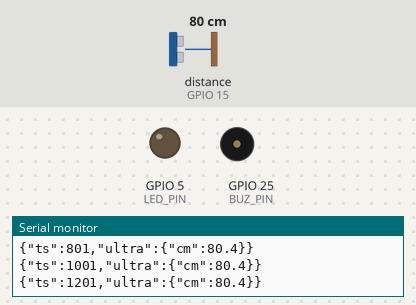
This sketch was run on a simulated ESP32. On the bench: output pins drawn as LEDs (lit = HIGH), buzzer (waves = sounding, pin HIGH), the last lines printed to the serial monitor. Wiring (inferred from the names in the program): ultrasonic range finder: trigger GPIO 4; echo GPIO 15. The inputs (shaded band) are chosen by the test bench; at power-on: distance to the obstacle (sensor on GPIO 15) 80 cm. The echo pulse lasts 58.3 µs per cm; pins used as bus, display or sensor lines are not drawn.

Above: at 1.4 s.
1.5 s: distance to the obstacle (sensor on GPIO 15) set to 53 cm
3.0 s: distance to the obstacle (sensor on GPIO 15) set to 47 cm
At 3.5 s:
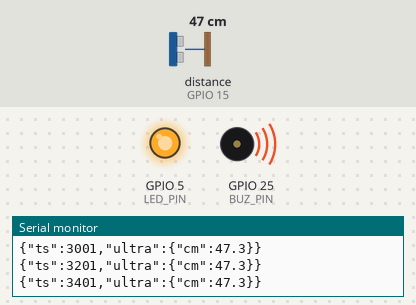
4.5 s: distance to the obstacle (sensor on GPIO 15) set to 60 cm
At 5.8 s:
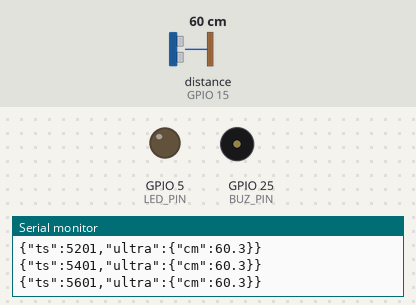
6.1 s: distance to the obstacle (sensor on GPIO 15) set to 2 cm
At 7.1 s:
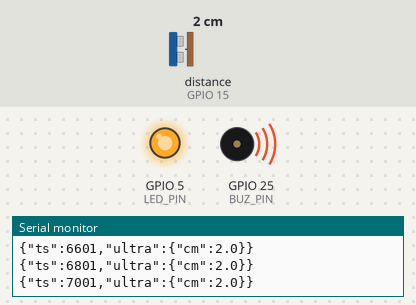
Timing chart, 0 to 8.7 s (numbered marks = the images above; inputs shaded):
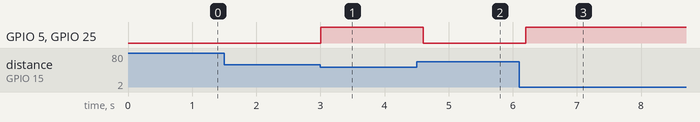

Measured:
- the behaviour switches between 50 and 49 cm on distance to the obstacle (sensor on GPIO 15) (found by bisection; images 0 and 1)
- after the input at 3.0 s, GPIO 5 (LED_PIN), GPIO 25 (BUZ_PIN): LOW → HIGH at once
- after the input at 4.5 s, GPIO 5 (LED_PIN), GPIO 25 (BUZ_PIN): HIGH → LOW after 0.11 s
- after the input at 6.1 s, GPIO 5 (LED_PIN), GPIO 25 (BUZ_PIN): LOW → HIGH after 0.10 s

The sketch:

bag_tracker_copy_20250904094040.ino
```cpp
/*
  ESP32 Ultrasonic Proximity Alarm
  - System always active (no button)
  - Ultrasonic triggers buzzer + LED if object < 50 cm
  - JSON logs over Serial @115200
*/

#include <Arduino.h>

// ==== Pins ====
const int TRIG_PIN = 4;
const int ECHO_PIN = 15;   // ⚠️ use resistor divider for 5V → 3.3V
const int LED_PIN  = 5;
const int BUZ_PIN  = 25;

// ==== Settings ====
const unsigned long MEAS_PERIOD_MS = 200;    // check every 200 ms
const float TRIGGER_DISTANCE_CM = 50.0;      // alarm if closer than this

// ---- Distance helper ----
float measureDistanceCm() {
  digitalWrite(TRIG_PIN, LOW);
  delayMicroseconds(2);
  digitalWrite(TRIG_PIN, HIGH);
  delayMicroseconds(10);
  digitalWrite(TRIG_PIN, LOW);
  unsigned long dur = pulseIn(ECHO_PIN, HIGH, 25000); // 25 ms timeout
  if (dur == 0) return NAN;
  return dur / 58.0f;
}

void setup() {
  Serial.begin(115200);
  delay(200);
  Serial.println("{\"event\":\"boot\",\"msg\":\"ultrasonic proximity alarm ready\"}");

  pinMode(TRIG_PIN, OUTPUT);
  pinMode(ECHO_PIN, INPUT);
  pinMode(LED_PIN, OUTPUT);
  pinMode(BUZ_PIN, OUTPUT);

  digitalWrite(LED_PIN, LOW);
  digitalWrite(BUZ_PIN, LOW);
}

void loop() {
  static unsigned long lastMs = 0;
  unsigned long now = millis();

  if (now - lastMs >= MEAS_PERIOD_MS) {
    lastMs = now;
    float d = measureDistanceCm();
    if (!isnan(d)) {
      Serial.print("{\"ts\":"); Serial.print(now);
      Serial.print(",\"ultra\":{\"cm\":"); Serial.print(d, 1);
      Serial.println("}}");

      if (d <= TRIGGER_DISTANCE_CM) {
        digitalWrite(LED_PIN, HIGH);
        digitalWrite(BUZ_PIN, HIGH);
      } else {
        digitalWrite(LED_PIN, LOW);
        digitalWrite(BUZ_PIN, LOW);
      }
    }
  }
}
```
